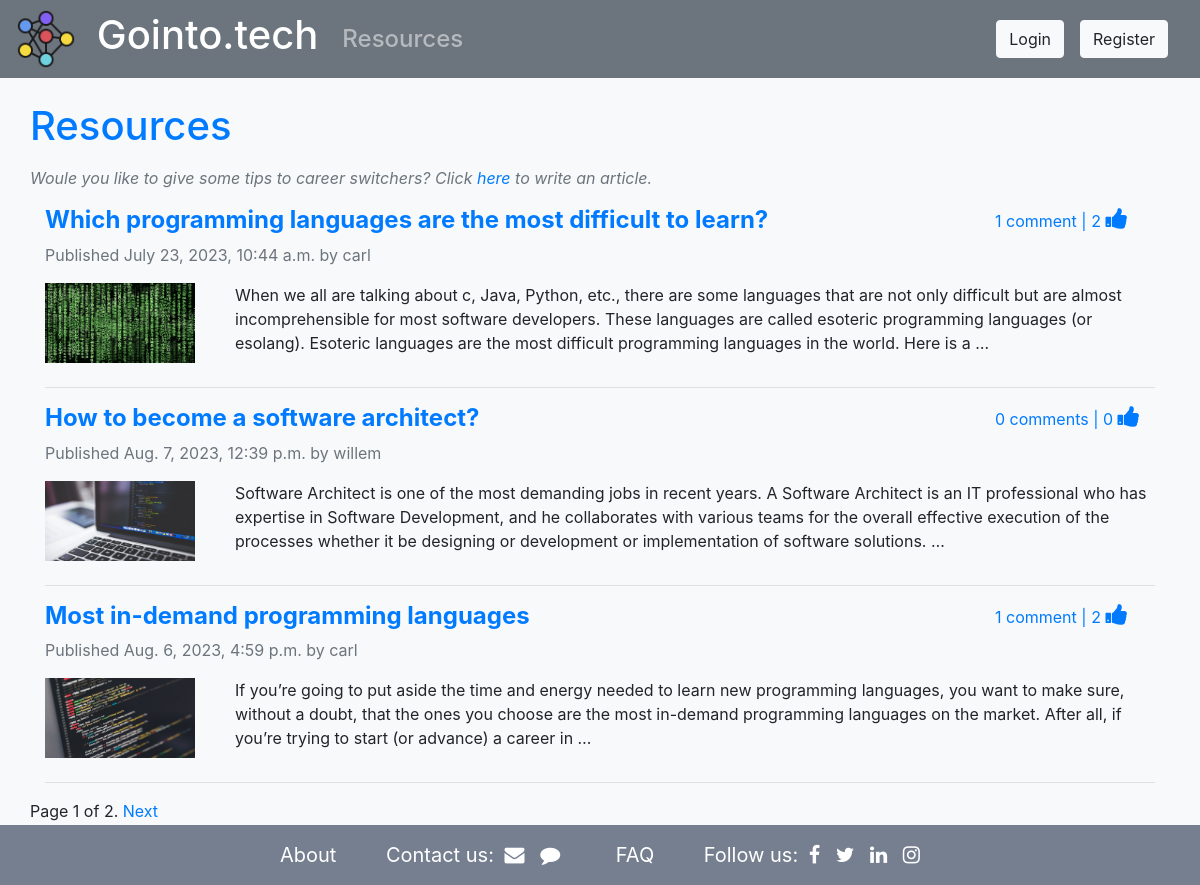
The page /resources/all/ on the database its author committed.
### resources/models.py (models this page shows, shortened)
class Article(models.Model):
    title = models.CharField(max_length=250)
    slug = models.SlugField(max_length=250, unique_for_date='created')
    body = models.TextField()
    author =  models.ForeignKey(User, on_delete=models.DO_NOTHING, related_name='articles')
    created = models.DateTimeField(auto_now_add=True)
    updated = models.DateTimeField(auto_now=True)
    image =  models.ImageField(upload_to='articles/')
    class Meta:
        ordering = ['-updated', '-created']
        indexes = [
            models.Index(fields=['-created']),
        ]
    def get_absolute_url(self):
        return reverse('resources:article_detail', args=[self.created.year,
                             self.created.month,
                             self.created.day,
                             self.slug])
    def get_like_no(self):
        return self.likes.all().count()

### resources/views.py (the view)
# urls.py: path('all/', views.article_list, name='article_list'),
def article_list(request):
    article_list= Article.objects.all()
    paginator = Paginator(article_list, 3)
    page_number = request.GET.get('page')
    try:
        articles = paginator.page(page_number)
    except PageNotAnInteger:
        articles = paginator.page(1)
    except EmptyPage:
        articles = paginator.page(paginator.num_pages)
    return render(request, 'resources/article_list.html', {'articles': articles})

### resources/templates/resources/article_list.html (shortened to what this page needs)
{% extends "base.html" %}
{% load crispy_forms_tags %}
{% block content %}
<div class="container">
    <div class="row">
        <p class="h1 text-primary mt-4 mb-3">Resources</p>
    </div>
    <div class="row">
        <p class="text-secondary font-italic">Woule you like to give some tips to career switchers? Click <a href="{% url 'resources:add_article' %}">here</a> to write an article.</p>
    </div>
    {% for article in articles %}
    <div class="row mb-2">
    <div class="col">
        <div class="row">
            <div class="col-10">
                <p class="font-weight-bold h4"><a href="{{ article.get_absolute_url }}">{{ article.title }}</a></p>
                <p class="text-secondary">Published {{ article.created }} by {{ article.author }}</p>
            </div>
            <div class="col-2">
                {% with article.comments.count as total_comments %}
                <p class="text-primary"> {{ total_comments }} comment{{ total_comments|pluralize }}  | {{article.get_like_no}} <i class="fa fa-thumbs-up" style="font-size:24px"></i></p>
                {% endwith %}
            </div>
        </div>
        <div class="row">
            <div class="col-2">
                <img src="{{ article.image.url }}" alt="{{article.title}}"  width="150" height="80">
            </div>
            <div class="col-10">
                {{ article.body|truncatewords:50|linebreaks }}
            </div>
        </div>
    </div>
    </div>
    <hr/>
    {% endfor %}
<div class="row my-3">
{% include "resources/pagination.html" with page=articles %}
</div>
</div>
{% endblock content %}

### templates/base.html (shortened to what this page needs)
{% load static %}
<!doctype html>
<html lang="en">
<head>
  <link href="https://maxcdn.bootstrapcdn.com/font-awesome/4.4.0/css/font-awesome.min.css" rel="stylesheet"/>
  <link rel="stylesheet" href="https://cdn.jsdelivr.net/npm/bootstrap@4.1.3/dist/css/bootstrap.min.css">
  <link rel="stylesheet" href="{% static 'css/base.css' %}">
</head>
<body class="bg-light">
    <nav class="navbar navbar-expand-lg navbar-dark bg-secondary py-1">
        <a class="navbar-brand text-white font-weight-bold" href="{% url 'index' %}">
            <img src={% static 'images/logo1.png' %} width="60" height="60" class="d-inline-block align-center" alt="">
            <p class="d-inline-block h1 ml-3 align-middle">Gointo.tech</p>
        </a>
        <div class="collapse navbar-collapse text-white" id="navbarText">
            <ul class="navbar-nav mr-auto h4">
              <li class="nav-item">
                <a class="nav-link" href="{% url 'resources:article_list' %}">Resources</a>
              </li>
            </ul>
            {% if user.is_authenticated %}
            <div class="d-inline-flex my-2">
                <div class="h3  text-white mr-4"> Hallo {{ user.username }}!</div>
                <a href="{% url 'mailbox' %}"><i class="fa fa-envelope" style="color:white; font-size: 30px; padding: 5px;"></i></a>
                <a href="{% url 'logout' %}">
                <button class="btn btn-light ml-3" type="submit">Logout</button>
                </a>
            </div>
            {% else %}
            <div class="d-inline-flex my-2">
            <a href="{% url 'login' %}">
                <button class="btn btn-light" type="button">Login</button>
                </a>
                <a href="{% url 'register' %}">
                  <button type="button" class="btn btn-light mx-3">Register</button>
                  </a>
            </div>
              {% endif %}
        </div>
    </nav>
    {% block content %}
    {% endblock content %}
    <footer class="footer">
      <div class="container text-center">
        <span><a href="#">About</a></span>
        <span>Contact us:
          <a href="#"><i class="fa fa-envelope"></i></a>
          <a href="#"><i class="fa fa-comment"></i></a>
        </span>
        <span><a href="#">FAQ</a></span>
        <span>Follow us:
          <a href="#"><i class="fa fa-facebook"></i></a>
          <a href="#"><i class="fa fa-twitter"></i></a>
          <a href="#"><i class="fa fa-linkedin"></i></a>
          <a href="#"><i class="fa fa-instagram"></i></a>
        </span>
      </div>
    </footer>
</body>
</html>

### resources/templates/resources/pagination.html (shortened to what this page needs)
<div class="pagination ">
    <span class="step-links">
      <span class="current">
        Page {{ page.number }} of {{ page.paginator.num_pages }}.
      </span>
      {% if page.has_next %}
        <a href="?page={{ page.next_page_number }}">Next</a>
      {% endif %}
    </span>
  </div>

### static/css/base.css (style rules this page uses)
html { position: relative; min-height: 100%; }
body { margin-bottom: 60px; }
.footer { position: absolute; bottom: 0; width: 100%; height: 60px; line-height: 60px; background: #757f90; }
.footer a { color: white; font-size: 20px; padding: 5px; transition: all .5s ease; }
.footer span { color: white; font-size: 20px; padding: 20px; }

### rows shown on the page
Article: title "Which programming languages are the most difficult to learn?", created "July 23, 2023, 10:44 a.m.", author "carl", comments.count "1", get_like_no "2", image (picture), body "When we all are talking about c, Java, Python, etc., there are some languages that are not only difficult but are almost incomprehensible for most software developers. These languages are called esoteric programming languages (or esolang). Esoteric languages are the most difficult programming languages in the world. Here is a …"
Article: title "How to become a software architect?", created "Aug. 7, 2023, 12:39 p.m.", author "willem", comments.count "0", get_like_no "0", image (picture), body "Software Architect is one of the most demanding jobs in recent years. A Software Architect is an IT professional who has expertise in Software Development, and he collaborates with various teams for the overall effective execution of the processes whether it be designing or development or implementation of software solutions. …"
Article: title "Most in-demand programming languages", created "Aug. 6, 2023, 4:59 p.m.", author "carl", comments.count "1", get_like_no "2", image (picture), body "If you’re going to put aside the time and energy needed to learn new programming languages, you want to make sure, without a doubt, that the ones you choose are the most in-demand programming languages on the market. After all, if you’re trying to start (or advance) a career in …"

### other values the page prints
{{ page.number }} "1"
{{ page.paginator.num_pages }} "2"
